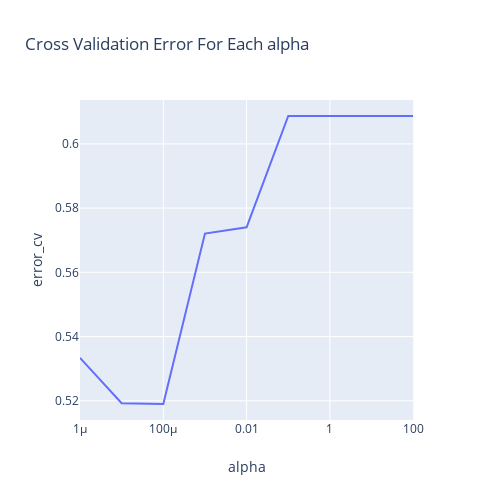

The notebook cell saved with this chart:
### Markdown cell above
# <font color='blue'> model-5 : Suppport Vector Machines + Tfidf :</font>

### Code cell
import plotly.express as px

alpha = [10 ** x for x in range(-6, 3)]
cv_log_error_array = []
for i in alpha:
    
    clf = SGDClassifier(class_weight='balanced', alpha=i, penalty='l2', loss='hinge', random_state=42)
    clf.fit(x_train_tfidf, y_train)
    sig_clf = CalibratedClassifierCV(clf, method="sigmoid")
    sig_clf.fit(x_train_tfidf,y_train)
    sig_clf_probs = sig_clf.predict_proba(x_cv_tfidf)
    cv_log_error_array.append(log_loss(y_cv, sig_clf_probs, labels=clf.classes_, eps=1e-15))
    print("for alpha = {} Log Loss is {} ".format(i,log_loss(y_cv, sig_clf_probs)))



df = pd.DataFrame({'alpha': alpha, 'error_cv': cv_log_error_array })
fig = px.line(df, x="alpha", y="error_cv",width=500,height=500,title="Cross Validation Error For Each alpha",log_x=True)
fig.show()



best_alpha = np.argmin(cv_log_error_array)
clf = SGDClassifier(class_weight='balanced', alpha=alpha[best_alpha], penalty='l2', loss='log', random_state=42)
clf.fit(x_train_tfidf, y_train)
sig_clf = CalibratedClassifierCV(clf, method="sigmoid")
sig_clf.fit(x_train_tfidf, y_train)

predict_y = sig_clf.predict_proba(x_train_tfidf)
print('For values of best alpha = ', alpha[best_alpha], "The train log loss is:",log_loss(y_train, predict_y, labels=clf.classes_, eps=1e-15))
predict_y = sig_clf.predict_proba(x_cv_tfidf)
print('For values of best alpha = ', alpha[best_alpha], "The cross validation log loss is:",log_loss(y_cv, predict_y, labels=clf.classes_, eps=1e-15))
predict_y = sig_clf.predict_proba(x_test_tfidf)
print('For values of best alpha = ', alpha[best_alpha], "The test log loss is:",log_loss(y_test, predict_y, labels=clf.classes_, eps=1e-15))

### Figure 1 — Plotly figure (JSON) as saved in the notebook; plotly's stock layout.template omitted (floating-point values rounded to 4 significant figures)
{"data": [{"hoverlabel": {"namelength": 0}, "hovertemplate": "alpha=%{x}<br>error_cv=%{y}", "legendgroup": "", "line": {"color": "#636efa", "dash": "solid"}, "mode": "lines", "name": "", "showlegend": false, "type": "scatter", "x": [1e-06, 1e-05, 0.0001, 0.001, 0.01, 0.1, 1, 10, 100], "xaxis": "x", "y": [0.5334, 0.5193, 0.519, 0.572, 0.574, 0.6087, 0.6087, 0.6087, 0.6087], "yaxis": "y"}], "layout": {"height": 500, "legend": {"tracegroupgap": 0}, "title": {"text": "Cross Validation Error For Each alpha"}, "width": 500, "xaxis": {"anchor": "y", "domain": [0, 0.98], "title": {"text": "alpha"}, "type": "log"}, "yaxis": {"anchor": "x", "domain": [0, 1], "title": {"text": "error_cv"}}}}
